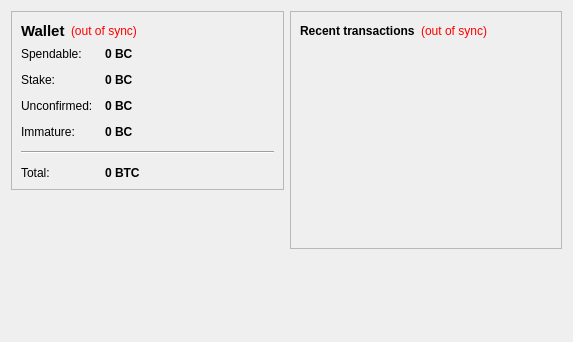
<?xml version="1.0" encoding="UTF-8"?>
<ui version="4.0">
 <class>OverviewPage</class>
 <widget class="QWidget" name="OverviewPage">
  <property name="geometry">
   <rect>
    <x>0</x>
    <y>0</y>
    <width>573</width>
    <height>342</height>
   </rect>
  </property>
  <property name="windowTitle">
   <string>Form</string>
  </property>
  <layout class="QHBoxLayout" name="horizontalLayout" stretch="1,1">
   <item>
    <layout class="QVBoxLayout" name="verticalLayout_2">
     <item>
      <widget class="QFrame" name="frame">
       <property name="frameShape">
        <enum>QFrame::StyledPanel</enum>
       </property>
       <property name="frameShadow">
        <enum>QFrame::Raised</enum>
       </property>
       <layout class="QVBoxLayout" name="verticalLayout_4">
        <item>
         <layout class="QHBoxLayout" name="horizontalLayout_4">
          <item>
           <widget class="QLabel" name="label_5">
            <property name="font">
             <font>
              <pointsize>11</pointsize>
              <weight>75</weight>
              <bold>true</bold>
             </font>
            </property>
            <property name="text">
             <string>Wallet</string>
            </property>
           </widget>
          </item>
          <item>
           <widget class="QLabel" name="labelWalletStatus">
            <property name="toolTip">
             <string>The displayed information may be out of date. Your wallet automatically synchronizes with the SpaceCash network after a connection is established, but this process has not completed yet.</string>
            </property>
            <property name="styleSheet">
             <string notr="true">QLabel { color: red; }</string>
            </property>
            <property name="text">
             <string notr="true">(out of sync)</string>
            </property>
            <property name="alignment">
             <set>Qt::AlignLeading|Qt::AlignLeft|Qt::AlignVCenter</set>
            </property>
           </widget>
          </item>
          <item>
           <spacer name="horizontalSpacer_2">
            <property name="orientation">
             <enum>Qt::Horizontal</enum>
            </property>
            <property name="sizeHint" stdset="0">
             <size>
              <width>40</width>
              <height>20</height>
             </size>
            </property>
           </spacer>
          </item>
         </layout>
        </item>
        <item>
         <layout class="QFormLayout" name="formLayout_2">
          <property name="fieldGrowthPolicy">
           <enum>QFormLayout::AllNonFixedFieldsGrow</enum>
          </property>
          <property name="horizontalSpacing">
           <number>12</number>
          </property>
          <property name="verticalSpacing">
           <number>12</number>
          </property>
          <item row="0" column="0">
           <widget class="QLabel" name="label">
            <property name="text">
             <string>Spendable:</string>
            </property>
           </widget>
          </item>
          <item row="0" column="1">
           <widget class="QLabel" name="labelBalance">
            <property name="font">
             <font>
              <weight>75</weight>
              <bold>true</bold>
             </font>
            </property>
            <property name="cursor">
             <cursorShape>IBeamCursor</cursorShape>
            </property>
            <property name="toolTip">
             <string>Your current spendable balance</string>
            </property>
            <property name="text">
             <string notr="true">0 BC</string>
            </property>
            <property name="textInteractionFlags">
             <set>Qt::LinksAccessibleByMouse|Qt::TextSelectableByKeyboard|Qt::TextSelectableByMouse</set>
            </property>
           </widget>
          </item>
          <item row="1" column="0">
           <widget class="QLabel" name="label_6">
            <property name="text">
             <string>Stake:</string>
            </property>
           </widget>
          </item>
          <item row="1" column="1">
           <widget class="QLabel" name="labelStake">
            <property name="font">
             <font>
              <weight>75</weight>
              <bold>true</bold>
             </font>
            </property>
            <property name="cursor">
             <cursorShape>IBeamCursor</cursorShape>
            </property>
            <property name="toolTip">
             <string>Total of coins that was staked, and do not yet count toward the current balance</string>
            </property>
            <property name="text">
             <string notr="true">0 BC</string>
            </property>
            <property name="textInteractionFlags">
             <set>Qt::LinksAccessibleByMouse|Qt::TextSelectableByKeyboard|Qt::TextSelectableByMouse</set>
            </property>
           </widget>
          </item>
          <item row="2" column="0">
           <widget class="QLabel" name="label_3">
            <property name="text">
             <string>Unconfirmed:</string>
            </property>
           </widget>
          </item>
          <item row="2" column="1">
           <widget class="QLabel" name="labelUnconfirmed">
            <property name="font">
             <font>
              <weight>75</weight>
              <bold>true</bold>
             </font>
            </property>
            <property name="cursor">
             <cursorShape>IBeamCursor</cursorShape>
            </property>
            <property name="toolTip">
             <string>Total of transactions that have yet to be confirmed, and do not yet count toward the current balance</string>
            </property>
            <property name="text">
             <string notr="true">0 BC</string>
            </property>
            <property name="textInteractionFlags">
             <set>Qt::LinksAccessibleByMouse|Qt::TextSelectableByKeyboard|Qt::TextSelectableByMouse</set>
            </property>
           </widget>
          </item>
          <item row="3" column="0">
           <widget class="QLabel" name="labelImmatureText">
            <property name="text">
             <string>Immature:</string>
            </property>
           </widget>
          </item>
          <item row="3" column="1">
           <widget class="QLabel" name="labelImmature">
            <property name="font">
             <font>
              <weight>75</weight>
              <bold>true</bold>
             </font>
            </property>
            <property name="toolTip">
             <string>Mined balance that has not yet matured</string>
            </property>
            <property name="text">
             <string notr="true">0 BC</string>
            </property>
            <property name="textInteractionFlags">
             <set>Qt::LinksAccessibleByMouse|Qt::TextSelectableByKeyboard|Qt::TextSelectableByMouse</set>
            </property>
           </widget>
          </item>
          <item row="4" column="0" colspan="2">
           <widget class="Line" name="line">
            <property name="orientation">
             <enum>Qt::Horizontal</enum>
            </property>
           </widget>
          </item>
          <item row="5" column="0">
           <widget class="QLabel" name="labelTotalText">
            <property name="text">
             <string>Total:</string>
            </property>
           </widget>
          </item>
          <item row="5" column="1">
           <widget class="QLabel" name="labelTotal">
            <property name="font">
             <font>
              <weight>75</weight>
              <bold>true</bold>
             </font>
            </property>
            <property name="cursor">
             <cursorShape>IBeamCursor</cursorShape>
            </property>
            <property name="toolTip">
             <string>Your current total balance</string>
            </property>
            <property name="text">
             <string notr="true">0 BTC</string>
            </property>
            <property name="textInteractionFlags">
             <set>Qt::LinksAccessibleByMouse|Qt::TextSelectableByKeyboard|Qt::TextSelectableByMouse</set>
            </property>
           </widget>
          </item>
         </layout>
        </item>
       </layout>
      </widget>
     </item>
     <item>
      <spacer name="verticalSpacer">
       <property name="orientation">
        <enum>Qt::Vertical</enum>
       </property>
       <property name="sizeHint" stdset="0">
        <size>
         <width>20</width>
         <height>40</height>
        </size>
       </property>
      </spacer>
     </item>
    </layout>
   </item>
   <item>
    <layout class="QVBoxLayout" name="verticalLayout_3">
     <item>
      <widget class="QFrame" name="frame_2">
       <property name="frameShape">
        <enum>QFrame::StyledPanel</enum>
       </property>
       <property name="frameShadow">
        <enum>QFrame::Raised</enum>
       </property>
       <layout class="QVBoxLayout" name="verticalLayout">
        <item>
         <layout class="QHBoxLayout" name="horizontalLayout_2">
          <item>
           <widget class="QLabel" name="label_4">
            <property name="text">
             <string>&lt;b&gt;Recent transactions&lt;/b&gt;</string>
            </property>
           </widget>
          </item>
          <item>
           <widget class="QLabel" name="labelTransactionsStatus">
            <property name="toolTip">
             <string>The displayed information may be out of date. Your wallet automatically synchronizes with the SpaceCash network after a connection is established, but this process has not completed yet.</string>
            </property>
            <property name="styleSheet">
             <string notr="true">QLabel { color: red; }</string>
            </property>
            <property name="text">
             <string notr="true">(out of sync)</string>
            </property>
            <property name="alignment">
             <set>Qt::AlignRight|Qt::AlignTrailing|Qt::AlignVCenter</set>
            </property>
           </widget>
          </item>
          <item>
           <spacer name="horizontalSpacer">
            <property name="orientation">
             <enum>Qt::Horizontal</enum>
            </property>
            <property name="sizeHint" stdset="0">
             <size>
              <width>40</width>
              <height>20</height>
             </size>
            </property>
           </spacer>
          </item>
         </layout>
        </item>
        <item>
         <widget class="QListView" name="listTransactions">
          <property name="styleSheet">
           <string notr="true">QListView { background: transparent; }</string>
          </property>
          <property name="frameShape">
           <enum>QFrame::NoFrame</enum>
          </property>
          <property name="verticalScrollBarPolicy">
           <enum>Qt::ScrollBarAlwaysOff</enum>
          </property>
          <property name="horizontalScrollBarPolicy">
           <enum>Qt::ScrollBarAlwaysOff</enum>
          </property>
          <property name="selectionMode">
           <enum>QAbstractItemView::NoSelection</enum>
          </property>
         </widget>
        </item>
       </layout>
      </widget>
     </item>
     <item>
      <spacer name="verticalSpacer_2">
       <property name="orientation">
        <enum>Qt::Vertical</enum>
       </property>
       <property name="sizeHint" stdset="0">
        <size>
         <width>20</width>
         <height>40</height>
        </size>
       </property>
      </spacer>
     </item>
    </layout>
   </item>
  </layout>
 </widget>
 <resources/>
 <connections/>
</ui>
